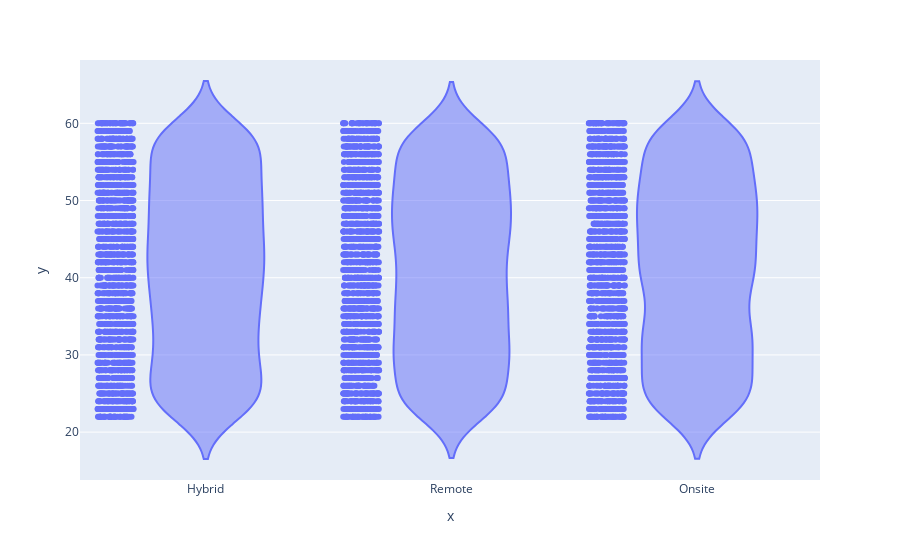

Source (notebook cell):
### Code cell
fig = px.violin(x = df['Work_Location'], y = df['Age'], points = 'all')
fig.show()

### Figure 1 — Plotly figure (JSON) as saved in the notebook; plotly's stock layout.template omitted (floating-point values rounded to 4 significant figures; data arrays with more than 128 entries replaced by an {"elided": "..."} marker saying what was removed)
{"data": [{"alignmentgroup": "True", "box": {"visible": false}, "hovertemplate": "x=%{x}<br>y=%{y}<extra></extra>", "legendgroup": "", "marker": {"color": "#636efa"}, "name": "", "offsetgroup": "", "orientation": "v", "points": "all", "scalegroup": "True", "showlegend": false, "type": "violin", "x": {"elided": "5000 str values"}, "x0": " ", "xaxis": "x", "y": {"elided": "5000 int values"}, "y0": " ", "yaxis": "y"}], "layout": {"legend": {"tracegroupgap": 0}, "margin": {"t": 60}, "violinmode": "group", "xaxis": {"anchor": "y", "domain": [0, 1], "title": {"text": "x"}}, "yaxis": {"anchor": "x", "domain": [0, 1], "title": {"text": "y"}}}}
